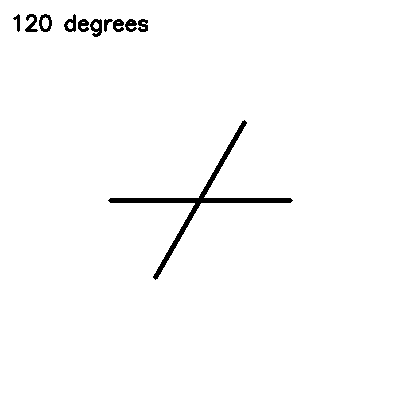
#> input picture tests/fixtures/angle_120_degrees.png, 400 x 400 px
$ python -i line_detector.py   (imports and definitions only)   (older library calls are emulated)
#> lines starting #> are read from the running program, lines starting #| are printed output that depends on the picture; after the words box and inside, x2 and y2 are one past the last pixel; in counts of white or black regions, pixels touching at a corner belong together
### detection/preprocessor.py
"""
Image preprocessing pipeline for line detection.

Provides a configurable preprocessing chain that converts raw input images
into edge-ready representations optimised for Canny / Hough analysis.

Pipeline stages (in order):
    1. Grayscale conversion
    2. Gaussian blur (noise reduction)
    3. CLAHE (Contrast Limited Adaptive Histogram Equalisation)
    4. Optional morphological operations (dilation / erosion)

Classes:
    PreprocessorConfig: Parameter container for the preprocessing pipeline.
    ImagePreprocessor: Stateless transformer that applies the pipeline.

Example usage::

    >>> import cv2
    >>> from detection.preprocessor import ImagePreprocessor, PreprocessorConfig
    >>> img = cv2.imread("img/sample.jpg")
    >>> preprocessor = ImagePreprocessor()
    >>> gray = preprocessor.preprocess(img)
"""

from __future__ import annotations

from dataclasses import dataclass, field
from typing import Optional, Tuple

import cv2
import numpy as np


# ---------------------------------------------------------------------------
# Configuration
# ---------------------------------------------------------------------------

@dataclass
class PreprocessorConfig:
    """Configuration parameters for the image preprocessing pipeline.

    Parameters
    ----------
    blur_kernel_size : tuple of int
        Kernel size for Gaussian blur.  Must be odd integers.
        Default ``(5, 5)``.
    blur_sigma : float
        Standard deviation for Gaussian blur.  ``0`` lets OpenCV choose
        automatically.  Default ``0``.
    clahe_clip_limit : float
        Contrast limit for CLAHE tiles.  Higher values produce more
        contrast.  Default ``2.0``.
    clahe_tile_grid_size : tuple of int
        Number of tiles in each dimension for CLAHE.  Default ``(8, 8)``.
    use_clahe : bool
        Whether to apply CLAHE enhancement.  Default ``True``.
    use_morphology : bool
        Whether to apply morphological operations.  Default ``False``.
    morph_kernel_size : tuple of int
        Kernel size for morphological operations.  Default ``(3, 3)``.
    morph_operation : str
        One of ``"dilate"``, ``"erode"``, ``"open"``, ``"close"``.
        Default ``"close"`` (fills small gaps in edges).
    morph_iterations : int
        Number of morphological iterations.  Default ``1``.
    """

    blur_kernel_size: Tuple[int, int] = (5, 5)
    blur_sigma: float = 0.0
    clahe_clip_limit: float = 2.0
    clahe_tile_grid_size: Tuple[int, int] = (8, 8)
    use_clahe: bool = True
    use_morphology: bool = False
    morph_kernel_size: Tuple[int, int] = (3, 3)
    morph_operation: str = "close"
    morph_iterations: int = 1


# ---------------------------------------------------------------------------
# ImagePreprocessor
# ---------------------------------------------------------------------------

class ImagePreprocessor:
    """Configurable image preprocessing pipeline.

    Each method performs a single, testable transformation.  The
    :meth:`preprocess` convenience method chains them according to
    the current :class:`PreprocessorConfig`.

    Parameters
    ----------
    config : PreprocessorConfig, optional
        Configuration parameters.  Uses defaults when omitted.
    """

    def __init__(self, config: Optional[PreprocessorConfig] = None) -> None:
        self.config = config or PreprocessorConfig()

    # -- Individual pipeline stages -----------------------------------------

    @staticmethod
    def to_grayscale(image: np.ndarray) -> np.ndarray:
        """Convert an image to single-channel grayscale.

        If the input is already single-channel it is returned unchanged.

        Parameters
        ----------
        image : np.ndarray
            BGR or grayscale image.

        Returns
        -------
        np.ndarray
            Grayscale image of shape ``(H, W)``.

        Raises
        ------
        ValueError
            If *image* is empty or ``None``.
        """
        if image is None or image.size == 0:
            raise ValueError("Input image is empty or None.")

        if len(image.shape) == 2:
            return image.copy()
        if len(image.shape) == 3 and image.shape[2] == 1:
            return image[:, :, 0].copy()

        return cv2.cvtColor(image, cv2.COLOR_BGR2GRAY)

    def apply_gaussian_blur(
        self,
        image: np.ndarray,
        kernel_size: Optional[Tuple[int, int]] = None,
        sigma: Optional[float] = None,
    ) -> np.ndarray:
        """Apply Gaussian blur for noise reduction.

        Parameters
        ----------
        image : np.ndarray
            Input image (grayscale or colour).
        kernel_size : tuple of int, optional
            Override the config kernel size.
        sigma : float, optional
            Override the config sigma.

        Returns
        -------
        np.ndarray
            Blurred image.

        Raises
        ------
        ValueError
            If *image* is empty or ``None``.
        """
        if image is None or image.size == 0:
            raise ValueError("Input image is empty or None.")

        ksize = kernel_size or self.config.blur_kernel_size
        sig = sigma if sigma is not None else self.config.blur_sigma
        return cv2.GaussianBlur(image, ksize, sig)

    def apply_clahe(
        self,
        image: np.ndarray,
        clip_limit: Optional[float] = None,
        tile_grid_size: Optional[Tuple[int, int]] = None,
    ) -> np.ndarray:
        """Apply Contrast Limited Adaptive Histogram Equalisation (CLAHE).

        The input *must* be a single-channel (grayscale) image.

        Parameters
        ----------
        image : np.ndarray
            Grayscale image of shape ``(H, W)``.
        clip_limit : float, optional
            Override the config clip limit.
        tile_grid_size : tuple of int, optional
            Override the config tile grid size.

        Returns
        -------
        np.ndarray
            Contrast-enhanced grayscale image.

        Raises
        ------
        ValueError
            If *image* is empty, ``None``, or not single-channel.
        """
        if image is None or image.size == 0:
            raise ValueError("Input image is empty or None.")
        if len(image.shape) != 2:
            raise ValueError(
                "CLAHE requires a single-channel image; "
                f"got shape {image.shape}."
            )

        cl = clip_limit if clip_limit is not None else self.config.clahe_clip_limit
        tg = tile_grid_size or self.config.clahe_tile_grid_size

        clahe = cv2.createCLAHE(clipLimit=cl, tileGridSize=tg)
        return clahe.apply(image)

    # [58 lines left out: function apply_morphology, not called in this run]

    # -- Full pipeline ------------------------------------------------------

    def preprocess(self, image: np.ndarray) -> np.ndarray:
        """Run the full preprocessing pipeline.

        Applies grayscale conversion, Gaussian blur, optional CLAHE,
        and optional morphological operations according to the current
        :attr:`config`.

        Parameters
        ----------
        image : np.ndarray
            BGR or grayscale input image.

        Returns
        -------
        np.ndarray
            Preprocessed grayscale image ready for edge detection.

        Raises
        ------
        ValueError
            If *image* is empty or ``None``.
        """
        if image is None or image.size == 0:
            raise ValueError("Input image is empty or None.")

        result = self.to_grayscale(image)
        result = self.apply_gaussian_blur(result)

        if self.config.use_clahe:
            result = self.apply_clahe(result)

        if self.config.use_morphology:
            result = self.apply_morphology(result)

        return result

    # -- Image analysis helpers ---------------------------------------------

    # [71 lines left out: functions analyze_image_stats, estimate_noise_level, not called in this run]

### core/geometry.py
"""
Core geometry module for the angle-measurement project.

Provides robust geometric primitives and calculations including line segment
representation, angle computation between points and lines, intersection
detection, and distance metrics. All angle values are in degrees.

This module extracts and enhances the angle calculation logic originally
found in setup.py (lines 39-56) and adds a comprehensive set of geometric
utilities needed by the Detection, UI, and Testing agents.

Classes:
    Line: Represents a 2D line segment with geometric properties and methods.
    AngleCalculator: Calculates angles between points and lines.

Functions:
    distance_between_points: Euclidean distance between two points.
    distance_point_to_line: Shortest distance from a point to a line segment.
    find_line_intersection: Compute intersection point of two lines.
    are_lines_parallel: Check whether two lines are approximately parallel.

Example usage::

    >>> from core.geometry import Line, AngleCalculator
    >>> line_a = Line(0, 0, 10, 0)
    >>> line_b = Line(0, 0, 0, 10)
    >>> AngleCalculator.calculate_angle_between_lines(line_a, line_b)
    90.0
"""

from __future__ import annotations

import math
from typing import List, Optional, Tuple, Union

import numpy as np


# ---------------------------------------------------------------------------
# Type aliases
# ---------------------------------------------------------------------------

Point = Union[Tuple[float, float], List[float], np.ndarray]
"""A 2D point represented as a tuple, list, or numpy array of (x, y)."""


# ---------------------------------------------------------------------------
# Helper: coerce any point-like input to a numpy float64 array of shape (2,)
# ---------------------------------------------------------------------------

# [24 lines left out: function _as_point, not called in this run]


# ---------------------------------------------------------------------------
# Line class
# ---------------------------------------------------------------------------

class Line:
    """A 2D line segment defined by two endpoints.

    The line is stored internally as ``[x1, y1, x2, y2]`` and provides
    convenient properties for geometric queries (length, orientation angle,
    midpoint) as well as methods for intersection, distance, and parallelism
    checks.

    Parameters
    ----------
    x1 : float
        X-coordinate of the first endpoint.
    y1 : float
        Y-coordinate of the first endpoint.
    x2 : float
        X-coordinate of the second endpoint.
    y2 : float
        Y-coordinate of the second endpoint.

    Attributes
    ----------
    x1, y1, x2, y2 : float
        Endpoint coordinates.

    Examples
    --------
    >>> line = Line(0, 0, 3, 4)
    >>> line.length
    5.0
    >>> line.midpoint
    (1.5, 2.0)
    """

    def __init__(self, x1: float, y1: float, x2: float, y2: float) -> None:
        self.x1 = float(x1)
        self.y1 = float(y1)
        self.x2 = float(x2)
        self.y2 = float(y2)

    # -- Representation -----------------------------------------------------

    # [298 lines left out: functions __repr__, __eq__, pt1, pt2, as_array, direction and 9 more, not called in this run]


# ---------------------------------------------------------------------------
# AngleCalculator class
# ---------------------------------------------------------------------------

class AngleCalculator:
    """Static methods for computing angles between points and lines.

    All returned angles are in **degrees**.

    This class encapsulates the angle-computation logic originally found in
    ``setup.py`` (the ``getAngle`` function) and extends it with additional
    methods for computing angles between ``Line`` objects.

    Methods
    -------
    calculate_angle_3_points(pt1, pt2, pt3)
        Angle at *pt1* formed by rays pt1->pt2 and pt1->pt3.
    calculate_angle_between_lines(line1, line2)
        Acute angle between two line segments.
    """

    # [340 lines left out: functions calculate_angle_3_points, calculate_angle_between_lines, distance_between_points, distance_point_to_line, find_line_intersection, are_lines_parallel and 1 more, not called in this run]

### detection/line_detector.py
"""
Line detection using Canny edge detection and Probabilistic Hough Transform.

This is the core detection module.  It combines a configurable Canny edge
detector with OpenCV's ``cv2.HoughLinesP`` to extract line segments from
preprocessed images and wraps the results in :class:`core.geometry.Line`
objects.

Classes:
    LineDetectorConfig: Parameter container for Canny + Hough.
    LineDetector: Orchestrates the full detection pipeline.

Example usage::

    >>> import cv2
    >>> from detection.line_detector import LineDetector
    >>> img = cv2.imread("img/sample.jpg")
    >>> detector = LineDetector()
    >>> result = detector.detect(img)
    >>> print(f"Found {len(result)} lines")
"""

from __future__ import annotations

import time
from dataclasses import dataclass
from typing import List, Optional, Tuple

import cv2
import numpy as np

from core.geometry import Line
from core.measurements import LineDetectionResult
from detection.preprocessor import ImagePreprocessor, PreprocessorConfig


# ---------------------------------------------------------------------------
# Configuration
# ---------------------------------------------------------------------------

@dataclass
class LineDetectorConfig:
    """Configuration parameters for the Canny + Hough detection pipeline.

    Parameters
    ----------
    canny_low_threshold : int
        Lower hysteresis threshold for Canny.  Default ``50``.
    canny_high_threshold : int
        Upper hysteresis threshold for Canny.  Default ``150``.
    canny_aperture_size : int
        Sobel kernel aperture size for Canny (must be 3, 5, or 7).
        Default ``3``.
    canny_l2_gradient : bool
        Whether to use the L2 norm for gradient magnitude in Canny.
        Default ``False`` (uses the faster L1 norm).
    hough_rho : float
        Distance resolution of the accumulator in pixels.  Default ``1``.
    hough_theta : float
        Angular resolution of the accumulator in radians.  Default
        ``pi / 180`` (1 degree).
    hough_threshold : int
        Minimum number of intersections (votes) to detect a line.
        Default ``50``.
    min_line_length : float
        Minimum length of a line segment to be returned.  Default ``50``.
    max_line_gap : float
        Maximum gap between two points on the same line to link them.
        Default ``10``.
    use_preprocessing : bool
        Whether to run the :class:`ImagePreprocessor` before Canny.
        Default ``True``.
    """

    canny_low_threshold: int = 50
    canny_high_threshold: int = 150
    canny_aperture_size: int = 3
    canny_l2_gradient: bool = False
    hough_rho: float = 1.0
    hough_theta: float = np.pi / 180.0
    hough_threshold: int = 50
    min_line_length: float = 50.0
    max_line_gap: float = 10.0
    use_preprocessing: bool = True


# ---------------------------------------------------------------------------
# LineDetector
# ---------------------------------------------------------------------------

class LineDetector:
    """Detect line segments in an image using Canny edges + Hough Transform.

    The detector may optionally run a preprocessing pipeline
    (:class:`detection.preprocessor.ImagePreprocessor`) before edge
    detection.  Detected segments are returned as a
    :class:`core.measurements.LineDetectionResult` containing
    :class:`core.geometry.Line` objects.

    Parameters
    ----------
    config : LineDetectorConfig, optional
        Detection parameters.  Uses sensible defaults when omitted.
    preprocessor_config : PreprocessorConfig, optional
        Preprocessing parameters.  Ignored when
        ``config.use_preprocessing`` is ``False``.
    """

    # [315 lines left out: functions __init__, preprocessor, canny_edges, hough_lines, hough_to_lines, detect and 5 more, not called in this run]

>>> import cv2
>>> picture = cv2.imread('../tests/fixtures/angle_120_degrees.png')
#> picture is the input picture: shape (400, 400, 3); 98.3% white; 11 black regions, largest, box (x1, y1, x2, y2) and area: (108, 120, 293, 280) 1770, (90, 19, 102, 37) 131, (39, 14, 52, 32) 122
>>> result = LineDetector().auto_detect(picture)
#> in suggest_canny_thresholds, `otsu_thresh, _ = cv2.threshold( gray, 0, 255, cv2.THRESH_BINARY + cv2...`: otsu_thresh = 0
#> in suggest_canny_thresholds, `low = int(max(1, otsu_thresh * 0.5))`: low = 1
#> in suggest_canny_thresholds, `high = int(otsu_thresh)`: high = 0
#> in auto_detect, `low, high = self.suggest_canny_thresholds(image)`: low = 1; high = 0
#> in canny_edges, `edges = cv2.Canny( gray, lo, hi, apertureSize=self.config.canny_apertu..`:
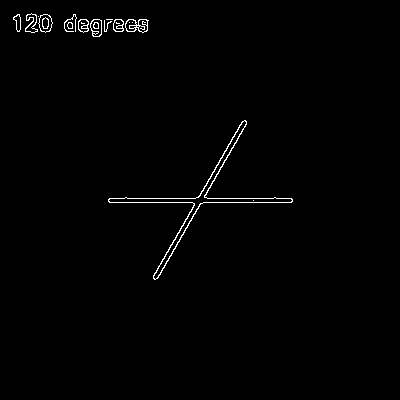
#> edges: shape (400, 400); 0.95% white in thin lines or dots, all inside (x1, y1, x2, y2) = (13, 13, 293, 280)
#> in hough_lines, `lines = cv2.HoughLinesP( edge_image, rho=self.config.hough_rho, theta=..`: lines = [[157, 278, 246, 124], [109, 202, 291, 202], [153, 276, 242, 121], [207, 198, 291, 198], [156, 278, 246, 123], [66, 31, 146, 31], [67, 19, 146, 19], [64, 28, 147, 28]]
#> in detect, `raw = self.hough_lines(edges)`: raw has the same summary as lines in hough_lines
#> the loop in hough_to_lines, `for row in hough_output:` made 8 passes
#> after the loop in hough_to_lines, `for row in hough_output:`: lines = 8 items

$ run again, on tests/fixtures/angle_30_degrees.png
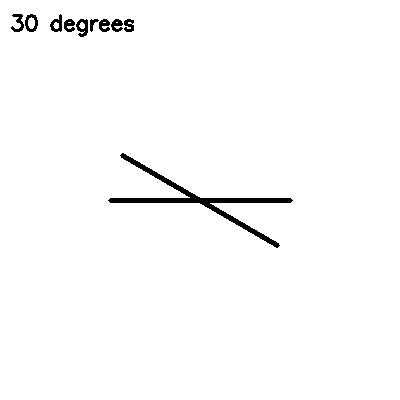
#> input picture tests/fixtures/angle_30_degrees.png, 400 x 400 px
#> picture is the input picture: shape (400, 400, 3); 98.3% white; 10 black regions, largest, box (x1, y1, x2, y2) and area: (108, 153, 293, 248) 1773, (76, 19, 88, 37) 131, (25, 14, 38, 32) 122
#> otsu_thresh = 0
#> in suggest_canny_thresholds, `low = int(max(1, otsu_thresh * 0.5))`: low = 1
#> in suggest_canny_thresholds, `high = int(otsu_thresh)`: high = 0
#> in auto_detect, `low, high = self.suggest_canny_thresholds(image)`: low = 1; high = 0
#> in canny_edges, `edges = cv2.Canny( gray, lo, hi, apertureSize=self.config.canny_apertu..`:
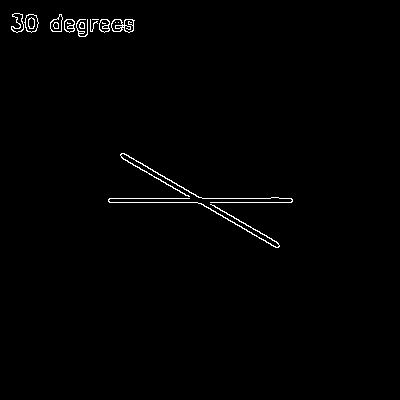
#> edges: shape (400, 400); 0.9% white in thin lines or dots, all inside (x1, y1, x2, y2) = (11, 13, 293, 248)
#> in hough_lines, `lines = cv2.HoughLinesP( edge_image, rho=self.config.hough_rho, theta=..`: lines = [[123, 153, 277, 242], [122, 158, 276, 247], [202, 198, 291, 198], [109, 202, 196, 202], [53, 19, 132, 19], [52, 31, 132, 31], [201, 203, 278, 247], [50, 28, 133, 28]]
#> raw has the same summary as lines in hough_lines
#> the loop in hough_to_lines, `for row in hough_output:` made 8 passes
#> after the loop in hough_to_lines, `for row in hough_output:`: lines = 8 items
